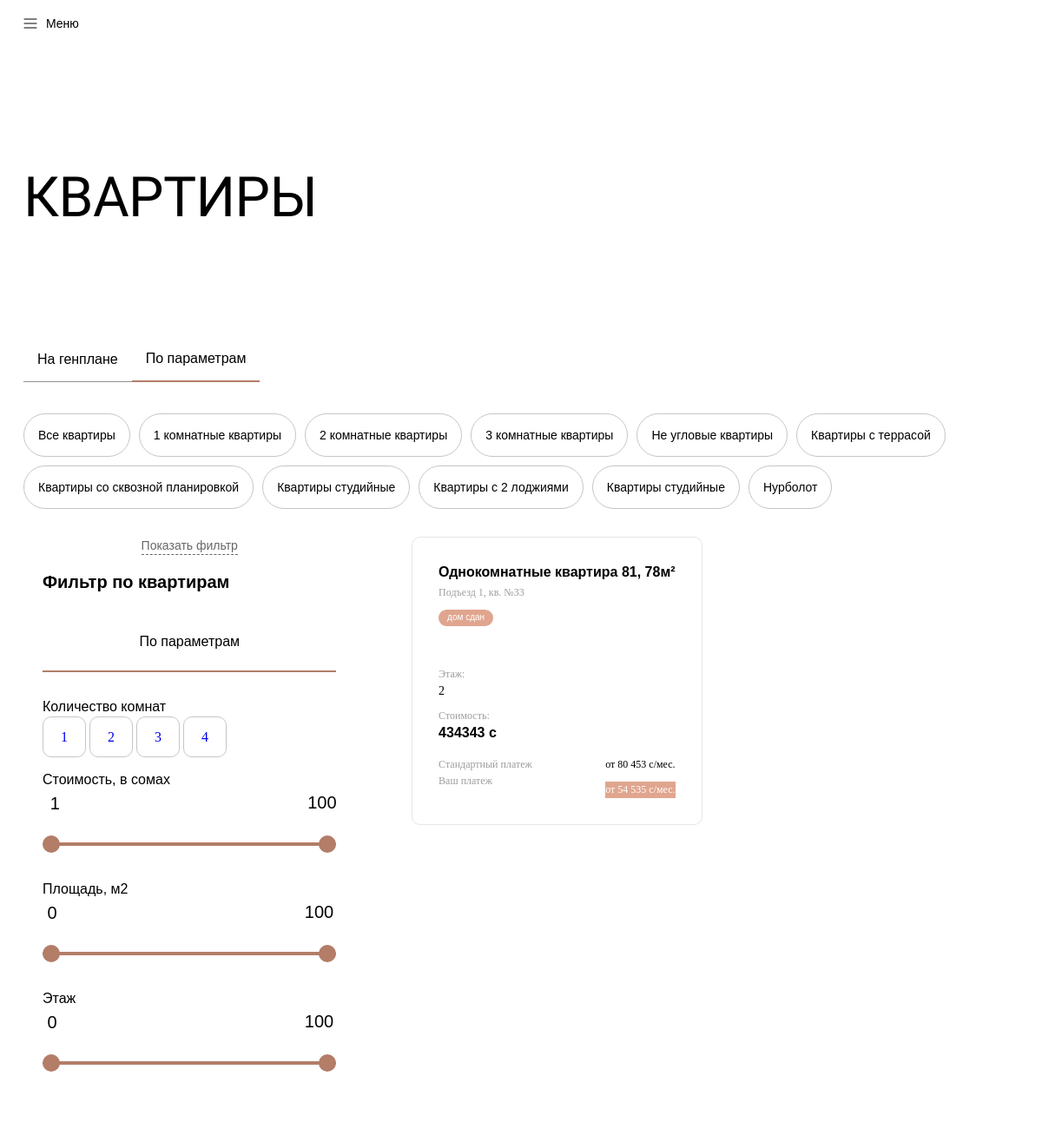
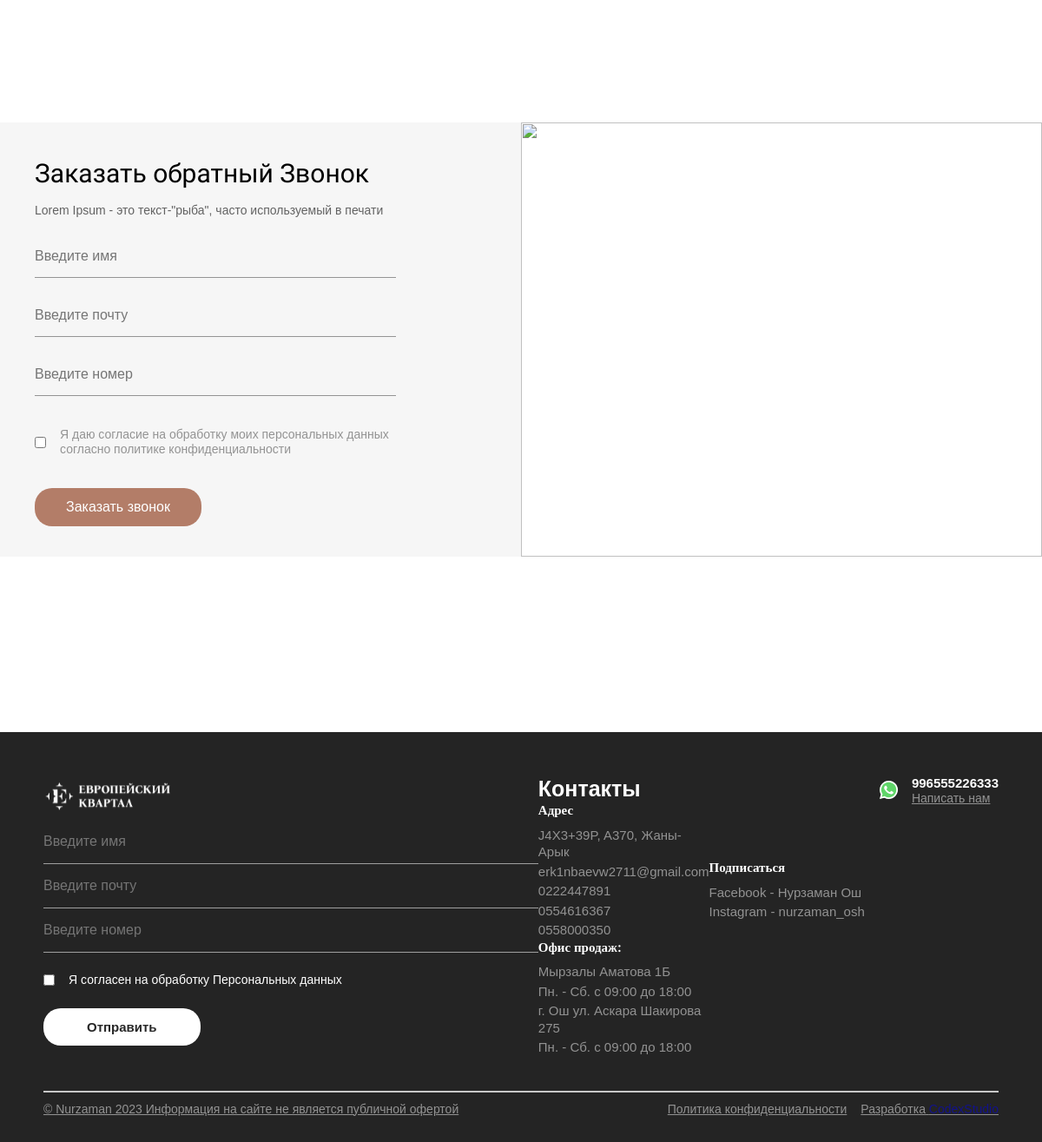
/catalog/?category=6, run on the app's committed database (2 pictures, top to bottom).
### apps/apartment/models.py (models this page shows, shortened)
class Category(models.Model):
    title = models.CharField(
        max_length = 255,
        verbose_name = "Название категории",
        blank= True, null = True
    )
    class Meta:
        verbose_name = "Категория квартир"
        verbose_name_plural = "Категория квартир"

class Rooms(models.Model):
    title = models.CharField(
        max_length = 255,
        verbose_name = "Сколько Комнат"
    )
    def __str__(self):
        return self.title
    class Meta:
        verbose_name = "Добавить Комнаты"
        verbose_name_plural = "Добавить Комнаты"

class Apartment(models.Model):
    category = models.ForeignKey(
        Category,
        related_name = "category_room",
        on_delete = models.CASCADE,
        blank= True, null = True
    )
    room = models.ForeignKey(
        Rooms,
        on_delete = models.CASCADE
    )
    razmer = models.CharField(
        max_length = 255,
        verbose_name = "Размер"
    )
    info = models.CharField(
        max_length = 255,
        verbose_name ="Дополнительная информация",
        blank = True,null=True
    )
    layote = ResizedImageField(
        force_format="WEBP",
        quality=100,
        upload_to='layote/',
        verbose_name="Фотография планировки",
        blank = True, null = True
    )
    plan = ResizedImageField(
        force_format="WEBP",
        quality=100,
        upload_to='plan/',
        verbose_name="Фотография на плане этажа",
        blank = True, null = True
    )
    object = ResizedImageField(
        force_format="WEBP",
        quality=100,
        upload_to='object/',
        verbose_name="Фотография на объекте",
        blank = True, null = True
    )
    price = models.CharField(
        max_length = 255,
        verbose_name = "Цена"
    )
    floor = models.ForeignKey(
        Floor,
        related_name = "floor_form",
        on_delete = models.CASCADE,
        verbose_name = "Сколько этаж",
        blank=True,null = True
    )
    exploitation = models.CharField(
        max_length = 255,
        verbose_name = "Ввод в эксплуатацию"
    )
    layout_text = models.CharField(
        max_length = 255,
        verbose_name = "Тип планировок "
    )
    status = models.ForeignKey(
        Status,
        related_name = "choise_room",
        on_delete = models.CASCADE,
        blank = True, null = True
    )
    class Meta:
        verbose_name = "Добавить Квартиру"
        verbose_name_plural = "Добавить Квартиру"

class Status(models.Model):
    title = models.CharField(
        max_length = 255,
        verbose_name = "Статус квартиры"
    )
    def __str__(self):
        return self.title
    class Meta:
        verbose_name = "Добавить Статус"
        verbose_name_plural = "Добавить Статус"

class Floor(models.Model):
    title = models.CharField(
        max_length = 2,
        verbose_name = "Номер этажа"
    )
    def __str__(self):
        return self.title
    class Meta:
        verbose_name = "Добавить Этажи"
        verbose_name_plural = "Добавить Этажи"

### apps/contacts/models.py (models this page shows, shortened)
class ContactInfo(models.Model):
    title = RichTextField(
        verbose_name="Информационный текст",
        blank=True,null=True
    )
    image = ResizedImageField(
        force_format="WEBP",
        quality=100,
        upload_to='gallery/',
        verbose_name="Фотография",
        blank = True, null = True
    )
    class Meta:
        verbose_name = "Заказать обратный Звонок"
        verbose_name_plural = "Заказать обратный Звонок"

### apps/base/models.py (models this page shows, shortened)
class Settings(models.Model):
    title = models.CharField(
        max_length=255,
        verbose_name="Название сайта"
    )
    descriptions = models.TextField(
        verbose_name="Информационный текст",
        blank=True,null=True
    )
    logo = ResizedImageField(
        force_format="WEBP",
        quality=100,
        upload_to='logo/',
        verbose_name="Логотип Компании",
        blank = True, null = True
    )
    logo_complex = ResizedImageField(
        force_format="WEBP",
        quality=100,
        upload_to='logo/',
        verbose_name="Логотип Комплекса",
        blank = True, null = True
    )
    email = models.EmailField(
        max_length=255,
        verbose_name='Почта'
        )
    location = models.CharField(
        max_length=255,
        verbose_name='Адрес'
    )
    whatsapp = models.URLField(
        verbose_name='Whatspp URL',
        blank=True, null=True
    )
    whatsapp_number = models.CharField(
        max_length = 255,
        verbose_name = "Whatsapp номер"
    )
    instagram = models.URLField(
        verbose_name='Instagram URL',
        blank=True, null=True
    )
    youtube = models.URLField(
        verbose_name='Youtube URL',
        blank=True, null=True
    )
    facebook = models.URLField(
        verbose_name='Facebook URL',
        blank=True, null=True
    )
    class Meta:
            verbose_name = "Основная настройка"
            verbose_name_plural = "Основные настройки"

class SettingsPhone(models.Model):
    settings = models.ForeignKey(Settings, related_name='phone_title', on_delete=models.CASCADE)
    phone = models.CharField(
          max_length = 255,
          verbose_name = "Телефонный номер"
     )
    class Meta:
        unique_together = ('settings', 'phone')
        verbose_name = "Дополнительный телефонный номер"
        verbose_name_plural = "Дополнительный телефонный номер"

class SettingsOffice(models.Model):
    settings = models.ForeignKey(Settings, related_name='office_title', on_delete=models.CASCADE)
    location = models.CharField(
        max_length=255,
        verbose_name='Адрес'
    )
    phone = models.CharField(
          max_length = 255,
          verbose_name = "График работы"
     )
    class Meta:
        unique_together = ('settings', 'phone', 'location')
        verbose_name = "Офис продаж"
        verbose_name_plural = "Офис продаж"

class SettingsSoc(models.Model):
    settings = models.ForeignKey(Settings, related_name='settings_soc', on_delete=models.CASCADE)
    title = models.CharField(
          max_length = 255,
          verbose_name = "Название соц.сети"
     )
    username = models.CharField(
        max_length = 255,
        verbose_name = "username аккаунта"
    )
    url = models.URLField(
        verbose_name = "Ссылка"
    )
    class Meta:
        unique_together = ('settings', 'title')
        verbose_name = "Соц сети"
        verbose_name_plural = "Соц сети"

### apps/apartment/views.py (the view, shortened to what this page needs)
# urls.py: path('catalog/', views.catalog, name="catalog"),
def catalog(request):
    settings = Settings.objects.latest("id")
    categories = models.Category.objects.all()
    category_id = request.GET.get('category')
    apartments = models.Apartment.objects.all()
    if category_id:
        apartments = apartments.filter(category__id=category_id)
    rooms = models.Rooms.objects.all()
    rooms_id = request.GET.get("room")
    items_per_page = 4
    paginator = Paginator(apartments, items_per_page)
    page = request.GET.get('page')
    try:
        apartments = paginator.page(page)
    except PageNotAnInteger:
        apartments = paginator.page(1)
    except EmptyPage:
        apartments = paginator.page(paginator.num_pages)
        apartments = paginator.page(paginator.num_pages)
    contactinfo = ContactInfo.objects.latest('id')
    return render(request, 'catalog.html', locals())

### templates/catalog.html (shortened to what this page needs)
{% load static %}
<!DOCTYPE html>
<html lang="en">
  <head>
    <link rel="stylesheet" href="{% static 'assets/styles/style.css' %}" />
    <link rel="stylesheet" href="{% static 'assets/styles/swiperStyle.css' %}" />
  </head>
  <body>
    <header class="header" style="height: fit-content">
      <nav class="nav" style="background-color: white">
        <div class="burger" id="menuButton">
          <svg xmlns="http://www.w3.org/2000/svg" width="16" height="12" viewBox="0 0 16 12" fill="none">
            <path d="M1 1H15" stroke="black" stroke-linecap="round" />
            <path d="M1 6H15" stroke="black" stroke-linecap="round" />
            <path d="M1 11H15" stroke="black" stroke-linecap="round" />
          </svg>
          <p style="color: black">Меню</p>
        </div>
      </nav>
      <br />
    </header>
    <br />
    <br /><br />
    <main class="main" style="padding: 0 27px">
      <br />
      <h1>КВАРТИРЫ</h1>
      <br /><br /><br /><br />
      <div class="sliderLink" style="margin-top: 30px;">
        <a href="{% url 'genplaning' %}">
          <div class="navSlideLink" style="padding: 1rem">На генплане</div>
        </a>
        <div class="navSlideLink activee" style="padding: 1rem">По параметрам</div>
      </div>
      <br /><br />
      <div class="filterList">
        <a href="{% url 'catalog' %}" class="filterItem">Все квартиры</a>
        {% for category in categories %}
        <a href="{% url 'catalog' %}?category={{ category.id }}" class="filterItem">{{ category.title }}</a>
        {% endfor %}
      </div>
    </main>
    <div class="filterZone" style="padding: 0 27px">
      <div class="scrollBar" >
        <div id="openFilter" class="moreFlatCard">
          <p>Показать фильтр</p>
        </div>
        <div class="leftFilteredZone">
          <h1>Фильтр по квартирам</h1>
          <div class="sliderLink">
            <div class="navSlideLink activee" style="width: 100%">По параметрам</div>
          </div>
          <div>
            <h2>Количество комнат</h2>
            {% for room in rooms %}
              <a href="{% url 'catalog' %}?room={{ room.id }}" class="roomButton">{{ room.id }}</a>
            {% endfor %}
          </div>
          <div>
            <h2>Стоимость, в сомах</h2>
            <br /><br />
            <div>
              <div class="range-slider">
                <input type="range" id="min_price" name="min_price"  min="1" max="100" step="1" value="0000" class="range-slider__input" />
                <input type="range"  id="max_price" name="max_price"min="1" max="100" step="1" value="100000" class="range-slider__input" />
              </div>
            </div>
          </div>
          <div>
            <h2>Площадь, м2</h2>
            <br /><br />
            <div>
              <div class="range-slider">
                <input type="range" min="0" max="100" step="1" value="0" class="range-slider__input" />
                <input type="range" min="0" max="100" step="1" value="100" class="range-slider__input" />
              </div>
            </div>
          </div>
          <div>
            <h2>Этаж</h2>
            <br /><br />
            <div>
              <div class="range-slider">
                <input type="range" min="0" max="100" step="1" value="0" class="range-slider__input" />
                <input type="range" min="0" max="100" step="1" value="100" class="range-slider__input" />
              </div>
            </div>
          </div>
        </div>
      </div>
      <div class="flatList">
        {% for apartment in apartments %}
        <a href="{% url 'planing' apartment.id %}">
          <div class="flatListCard">
            <div class="cardHead">
              <h1>{{apartment.room}} квартира {{apartment.razmer}}</h1>
              <p>{{apartment.info}}</p>
            </div>
            {% if apartment.status%}
            <button class="flatMetka">{{apartment.status}}</button>
            {% endif %}
            <br />
            <div class="cardFlatImage">
            </div>
            <br />
            <div class="cardFlatInf">
              <p>Этаж:</p>
              <h2>{{apartment.floor}} </h2>
            </div>
            <div class="cardFlatInf">
              <p>Стоимость:</p>
              <h1>{{apartment.price}} с</h1>
            </div>
            <br />
            <div class="cardFootFlat">
              <div>
                <h1>Стандартный платеж <img width="14px" src="{% static 'assets/svg/div.tooltip-circle.svg' %}" alt="" /></h1>
                <h1>Ваш платеж <img width="14px" src="{% static 'assets/svg/div.tooltip-circle — копия.svg' %}" alt="" /></h1>
              </div>
              <div>
                <h2>от 80 453 с/мес.</h2>
                <h3>от 54 535 с/мес.</h3>
              </div>
            </div>
          </div>
        </a>
        {% endfor %}
      </div>
    </div>
    <br /><br />
    <div class="h100"></div>
    {% include 'include/contact_form.html'%}
    <br /><br /><br /><br />
    <div class="h100"></div>
    {% include "include/footer.html" %}
  </body>
</html>

### templates/include/contact_form.html (shortened to what this page needs)
<section id="section6" class="form">
    <form method = "POST" class="formSection">
      {{contactinfo.title|safe}}
      <input placeholder="Введите имя" name = "name" class="Forminput" type="text" />
      <input placeholder="Введите почту" name = "email"  class="Forminput" type="email" />
      <input placeholder="Введите номер" name = "number"  class="Forminput" type="text" />
      <div class="checkbox">
        <input type="checkbox" name="consent"  id="agreementFeedback" />
        <label for="agreementFeedback">
          Я даю согласие на обработку моих персональных данных<br />
          согласно политике конфиденциальности
        </label>
      </div>
      <button name = "call1" class="formButton">Заказать звонок</button>
    </form>
    <div class="formImager">
      <img src="{{contactinfo.image.url}}" alt="" />
    </div>
  </section>

### templates/include/footer.html (shortened to what this page needs)
{% load static %}
<footer class="footer">
    <form method = "POST">
      <div class="leftFooter">
        <img src="{% static 'assets/svg/Mask group.svg' %}" alt="" />
      </div>
            <input placeholder="Введите имя" name = "name2" class="Forminputt" type="text" />
            <input placeholder="Введите почту"  name = "email2" class="Forminputt" type="email" />
            <input placeholder="Введите номер"  name = "number2" class="Forminputt" type="text" />
            <div class="checkboxx">
                <input type="checkbox" name="consent2"   />
                <p>Я согласен на обработку Персональных данных</p>
            </div>
            <button name = "call2" class="footerButton">Отправить</button>
    </form>
    <div class="footerCenter">
      <h1>Контакты</h1>
      <div>
        <h1>Адрес</h1>
        <p>{{settings.location}}</p>
        <p>{{settings.email}}</p>
        {% for settings in settings.phone_title.all%}
        <p>{{settings.phone}}</p>
        {% endfor %}
      </div>
      <div>
        <h1>Офис продаж:</h1>
        {% for settings in settings.office_title.all%}
        <p>{{settings.location}}</p>
        <p>{{settings.phone}}</p>
        {% endfor %}
      </div>
    </div>
    <div class="footerCenter">
      <div>
        <h1>Подписаться</h1>
        {% for settings in settings.settings_soc.all %}
        <a href="{{settings.url}}">
          <p>{{settings.title}} - {{settings.username}}</p>
        </a>
        {% endfor %}
      </div>
    </div>
    <div class="footerRight">
      <a href="{{settings.whatsapp}}">
        <div class="writeUs">
          <p>
            {{settings.whatsapp_number}}
            <br />
            <u> Написать нам</u>
          </p>
        </div>
      </a>
      <div class="sosial">
        {% if settings.whatsapp%}
        <a href="{{settings.whatsapp}}">
        </a>
        {% endif %}
      </div>
    </div>
  </footer>
  <footer class="footer" style="flex-direction: column">
    <div class="line mobileNoneDiv"></div>
    <div class="underFoot">
      <div class="writeUs">
        <p><u>© Nurzaman 2023 Информация на сайте не является публичной офертой</u></p>
      </div>
      <div class="writeUs">
        <p><u>Политика конфиденциальности</u></p>
        <p><u>Разработка <a href = "https://codexstudio.site/">CodexStudio</a></u></p>
      </div>
    </div>
  </footer>

### data on the page
Category: title "1 комнатные квартиры"
Category: title "2 комнатные квартиры"
Category: title "3 комнатные квартиры"
Category: title "Не угловые квартиры"
Category: title "Квартиры с террасой"
Category: title "Квартиры со сквозной планировкой"
Category: title "Квартиры студийные"
Category: title "Квартиры с 2 лоджиями"
Category: title "Квартиры студийные"
Category: title "Нурболот"
Rooms: id "1"
Rooms: id "2"
Rooms: id "3"
Rooms: id "4"
Apartment: room "Однокомнатные", razmer "81, 78м²", info "Подъезд 1, кв. №33", status "дом сдан", floor "2", price "434343"
ContactInfo: title "Заказать обратный Звонок Lorem Ipsum - это текст-\"рыба\", часто используемый в печати"
Settings: location "J4X3+39P, A370, Жаны-Арык", email "erk1nbaevw2711@gmail.com", whatsapp_number "996555226333"
SettingsPhone: phone "0222447891"
SettingsPhone: phone "0554616367"
SettingsPhone: phone "0558000350"
SettingsOffice: location "Мырзалы Аматова 1Б", phone "Пн. - Сб. c 09:00 до 18:00"
SettingsOffice: location "г. Ош ул. Аскара Шакирова 275", phone "Пн. - Сб. c 09:00 до 18:00"
SettingsSoc: title "Facebook", username "Нурзаман Ош"
SettingsSoc: title "Instagram", username "nurzaman_osh"
